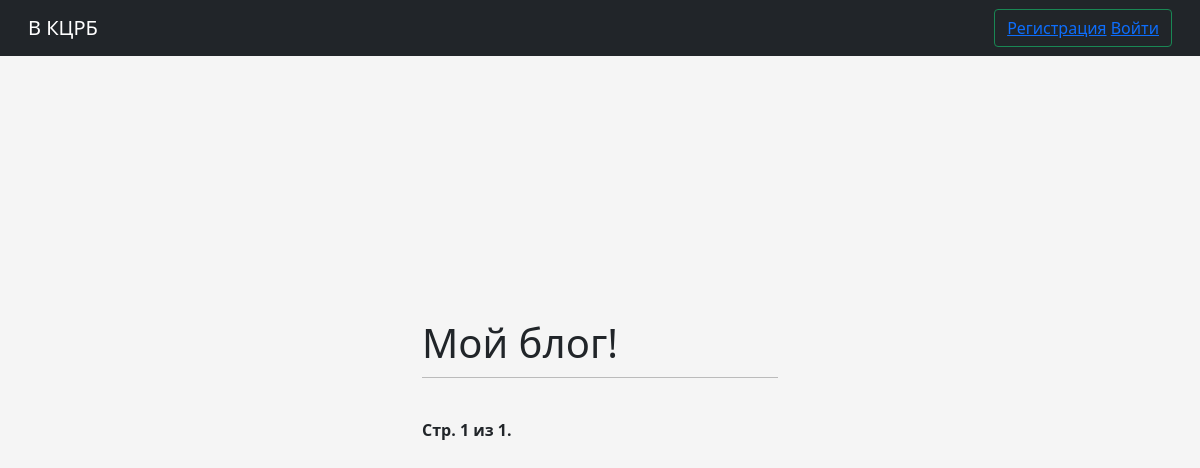
Page /blog/ on the earlier database version.
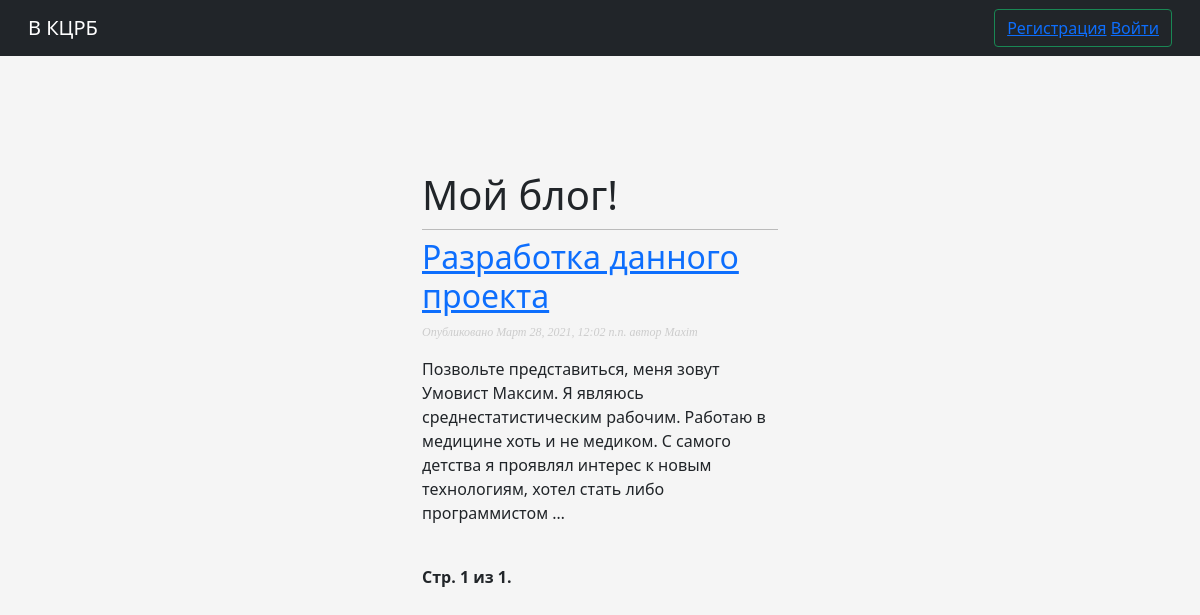
Same page on the later database version.
### blog/models.py (models this page shows, shortened)
class Post(models.Model):
    STATUS_CHOICES = (
        ('draft', 'Draft'),
        ('published', 'Published'),
    )
    title = models.CharField(max_length=250)
    slug = models.SlugField(max_length=250,
                            unique_for_date='publish')
    author = models.ForeignKey(User,
                               on_delete=models.CASCADE,
                               related_name='blog_posts')
    body = models.TextField()
    publish = models.DateTimeField(default=timezone.now)
    created = models.DateTimeField(auto_now_add=True)
    updated = models.DateTimeField(auto_now=True)
    status = models.CharField(max_length=10,
                              choices=STATUS_CHOICES,
                              default='draft')
    class Meta:
        ordering = ('-publish',)
    def get_absolute_url(self):
        return reverse('blog:post_detail',
                       args=[self.publish.year,
                             self.publish.month,
                             self.publish.day,
                             self.slug])

### blog/views.py (the view)
# urls.py: path('', views.PostListView.as_view(), name='post_list'),
class PostListView(ListView):
    queryset = Post.objects.all()
    context_object_name = 'posts'
    paginate_by = 3
    template_name = 'blog/post/list.html'

### blog/templates/blog/post/list.html (shortened to what this page needs)
{% extends "blog/base.html" %}
{% block content %}
    <h1>Мой блог!</h1>
        {% for post in posts %}
        <h2>
            <a href="{{ post.get_absolute_url }}">{{ post.title }}</a>
        </h2>
        <p class="date">Опубликовано {{ post.publish }} автор {{ post.author }}</p>
        {{ post.body|truncatewords:30|linebreaks }}
{% endfor %}
{% include "pagination.html" with page=page_obj %}
{% endblock %}

### blog/templates/blog/base.html (shortened to what this page needs)
 {% load static %}
<!doctype html>
<html lang="ru">
<head>
    <link href="{% static "css/blog.css" %}" rel="stylesheet">
    <link rel="stylesheet" href="{% static 'css/bootstrap.css' %}">
    <link  rel="stylesheet"  href="https://maxcdn.bootstrapcdn.com/bootstrap/4.0.0/css/bootstrap.min.css">
    <link href="https://cdn.jsdelivr.net/npm/bootstrap@5.0.0-beta2/dist/css/bootstrap.min.css" rel="stylesheet">
    <link rel="stylesheet" href="{% static 'css/login.css' %}">
</head>
<body>
    <nav class="navbar navbar-expand-md navbar-dark bg-dark fixed-top">
  <div class="container-fluid">
    <a class="navbar-brand" href="{% url "dashboard" %}">В КЦРБ</a>
      <form class="d-flex">
        <button class="btn btn-outline-success" type="submit">
        <span class="user">
            {% if request.user.is_authenticated %}
                Привет {{ request.user.first_name }},
                <a href="{% url "logout" %}">Выйти</a>
            {% else %}
                <a href="{% url "register" %}">Регистрация</a>
                <a href="{% url "login" %}">Войти</a>
            {% endif %}
        </span></button>
      </form>
    </div>
</nav>
    <div  class="container">
    <div  class="row justify-content-center">
      <div  class="col-4">
      {% block content %}
      {% endblock %}
      </div>
    </div>
  </div>
</html>

### blog/templates/pagination.html (shortened to what this page needs)
<div class="pagination">
  <span class="step-links">
    <span class="current">
      Стр. {{ page.number }} из {{ page.paginator.num_pages }}.
    </span>
  </span>
</div>

### blog/static/css/blog.css (style rules this page uses)
body { margin:0; padding:0; font-family:helvetica, sans-serif; }
a { color:#00abff; text-decoration:none; }
h1 { font-weight:normal; border-bottom:1px solid #bbb; padding:0 0 10px 0; }
h2 { font-weight:normal; margin:30px 0 0; }
p.date { color:#ccc; font-family: georgia, serif; font-size: 12px; font-style: italic; }
.pagination { margin:40px 0; font-weight:bold; }

### account/static/css/login.css (style rules this page uses)
html, body { height: 100%; }
body { display: flex; align-items: center; padding-top: 40px; padding-bottom: 40px; background-color: #f5f5f5; }

Differences in the rows shown:
added Post: title "Разработка данного проекта", publish "Март 28, 2021, 12:02 п.п.", author "Maxim", body "Позвольте представиться, меня зовут Умовист Максим. Я являюсь среднестатистическим рабочим. Работаю в медицине хоть и не медиком. С самого детства я проявлял интерес к новым технологиям, хотел стать либо программистом …"
